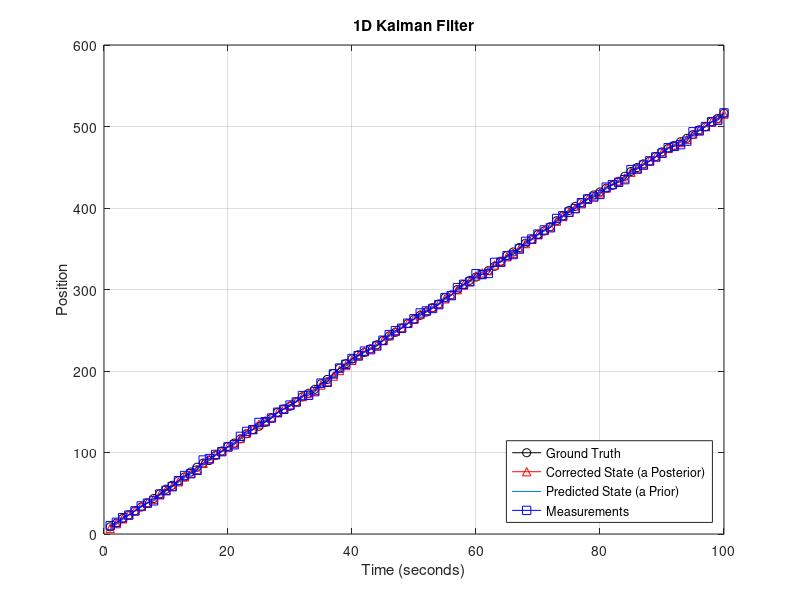
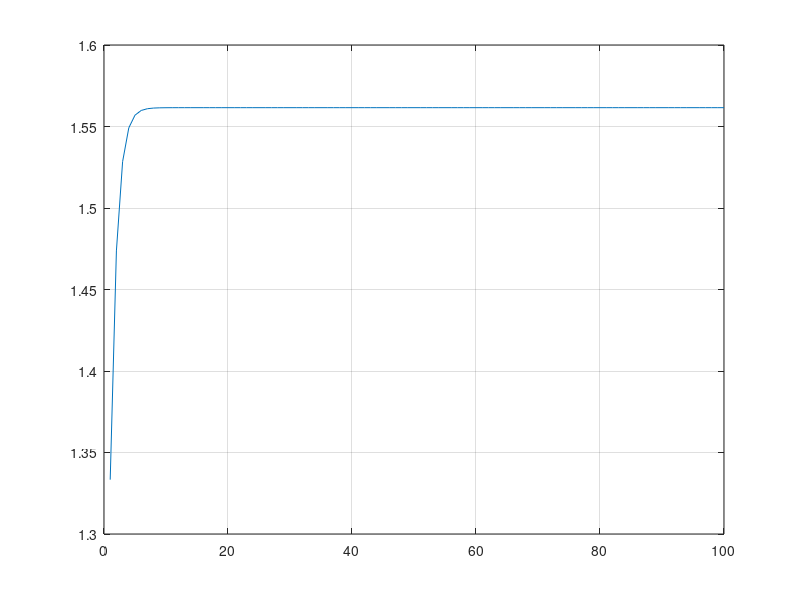
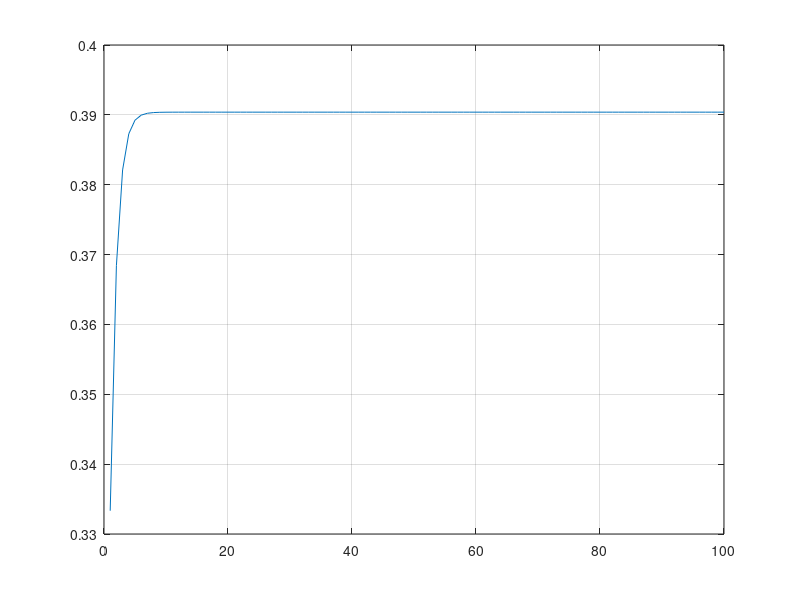
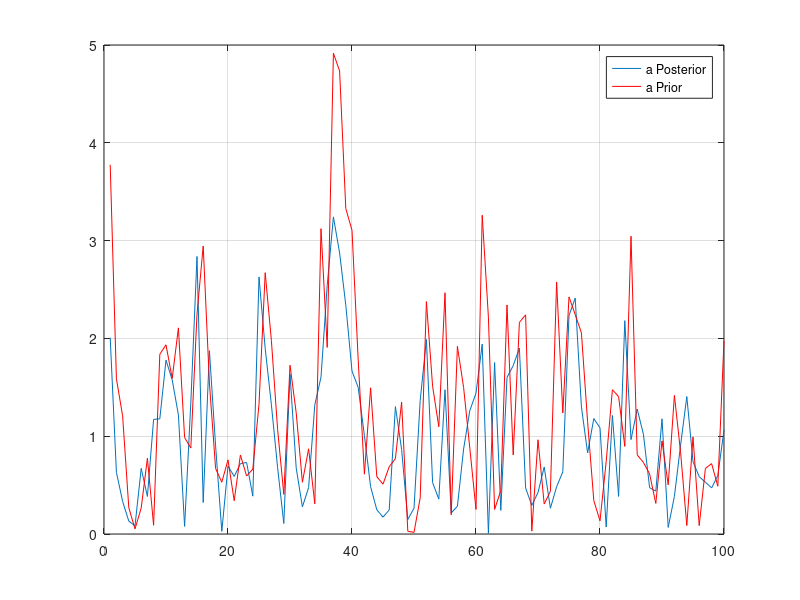

Here is the MATLAB script that generated these plots, in order:


%% Environment

close all; clear; clc;
set(0, 'DefaultFigureWindowStyle', 'docked');



%% System Variables

X=5; % Initial position state estimate.
timeStep_seconds=1;  % State update time interval.
velocity_m_per_s=5; %speed/control = 2m/s

rng(0);  % Fix pseudo-random number generator to produce identical values.


%% Kalman Filter Variables

% Initial State Values (1D System)
x=0;  % Initial position of vehicle.
P=1;  % Variance estimate of initial position.

% Time Update Parameters
A=1;  % State transition matrix.
B=1;  % Control input matrix.
Q=1;  % Process noise variance.

% Measurement Update Parameters
H=1;  % Measurement matrix.
R=4;  % Measurement noise variance.



%% Initialize Processing Variables

simulationSize=1e2;
    XX=zeros(1, simulationSize);
    tt=zeros(1, simulationSize);
    xx_predicted=zeros(1, simulationSize);
    xx=zeros(1, simulationSize);
    PP=zeros(1, simulationSize);
    yy=zeros(1, simulationSize);
    kk=zeros(1, simulationSize);



%% Simulating the System

% h1=figure('Name', 'Time Update Gaussian');

for t=1:1:simulationSize
    
    n=sqrt(Q) * randn();  % State prediction noise (zero mean Gaussian distribution).
        X=X + velocity_m_per_s*timeStep_seconds + n;  % Predict next state.
        
    v=sqrt(R) * randn();  % State measurement noise (zero mean Gaussian distribution).
        y=H*X + v;  % Measurement of state.
    
        
   % Time Update (Prediction) -  Prior 
    x_predicted=A*x + B*velocity_m_per_s;  % Predicting the new state (mean).
        P=A*P*A.' + Q;  % Update the uncertainty of the new state.
    %
%     figure(h1); hold on; plot([0:0.1:200], normpdf([0:0.1:200], x_predicted, sqrt(P))); grid on; shg;
    
    
    % Measurement Update (Correction) -  Posterior
    K=(H*P*H.'+R)\P*H.';  % Compute Kalman gain.    
        x=x_predicted+K*(y-H*x_predicted);  % Update the estimate via y.    
        P=(1-K*H)*P;
	%
%     figure(h1); hold on; plot([0:0.1:200], normpdf([0:0.1:200], x, sqrt(P)), 'r'); shg; pause(1);    
   

	% Store data for plotting prior state values.
    xx_predicted(t)=x_predicted;
    xx(t)=x; PP(t)=P; XX(t)=X; tt(t)=t; yy(t)=y; kk(t)=K;
    
end



%% Display Results

figure(); ...
    plot(tt, XX, 'k', 'Marker', 'o'); hold on;
    plot(tt, xx, 'r', 'Marker', '^');
    plot(tt, xx_predicted);
    plot(tt, yy, 'b', 'Marker', 's');
    legend('Ground Truth', 'Corrected State (a Posterior)', 'Predicted State (a Prior)', 'Measurements', 'Location', 'SouthEast');
    xlabel('Time (seconds)'); ylabel('Position'); title('1D Kalman Filter');
    grid on; shg;
    
figure(); plot(tt, PP); grid on; shg;

figure(); plot(tt, kk); grid on; shg;

figure(); plot(abs(XX-xx)); hold on; plot(abs(XX-xx_predicted), 'r'); grid on; shg; legend('a Posterior', 'a Prior');

    
    
%% Clean-up

fprintf(1, '\n*** Processing Complete ***\n');



%% Reference(s)

% https://www.mathworks.com/examples/statistics/mw/stats-ex15608473-compute-and-plot-the-normal-distribution-pdf
